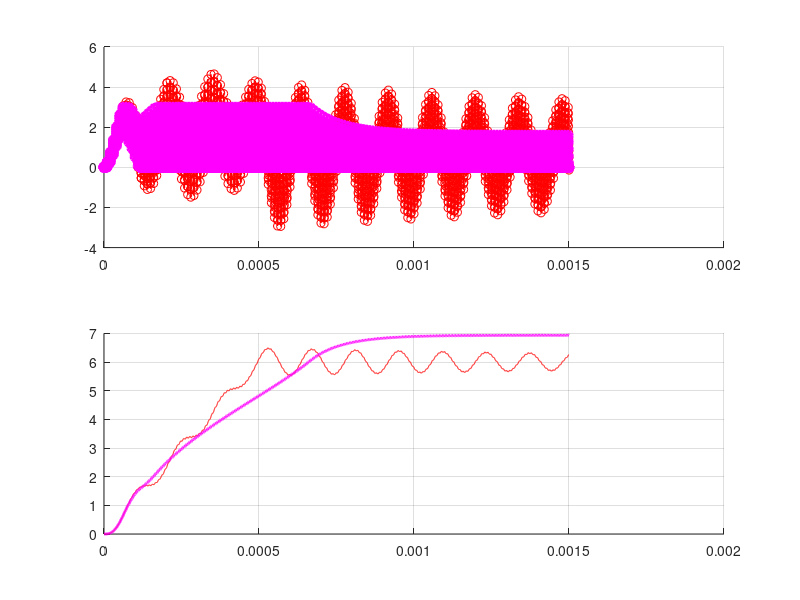

The MATLAB script that drew this image:
%%
function [] = xxx_buck_6()
%
% Buck switch mode power supply simulation in Matlab.
%
%{
This is a tidy version of the previous iterations to show the core of
the simulation loop. It includes peak current limiting and discontinious
mode detection.
State space is awseome for Matlab and time domain circuits, let alone the
usefulness of it for SMPS analysis. As a reminder for the future, state
space writes the differential equations in matrix form where each "state
varible" is inductor current or capacitor voltage, and the general
form is
	xdot = A.x + B.u
	y    = C.x + D.u
where u are the inputs, and x is a vector of the state variables.
For SMPS analysis, one gets the state space equation for ON, OFF, DCM etc. 
Then in Matlab we might as well use the built in ode solvers to solve this,
with a bit of fettling to switch between the operating states. This is
clearly better than discretizing the state space and solving at fixed time
steps.
[discritzitation uses bilinear approximation to exp(At)]
Papers often use state space averaging to combine the different modes into
a single state space matrix, which they then use to derive small signal
models etc.
Previous versions investigated different ways of dealing with discontinious
mode operation, and different ode solvers.
Now with more playing the simple mode switch is the right way, and use the
ode solver "events" function to detect DCM and peak current control.
%}
close all;
clc;
%
% Choose which ode solver to use
%
% ODESOLVER = @(t, y, varargin) ode45(t, y, varargin{:}); 
ODESOLVER = @(t, y, varargin) ode23(t, y, varargin{:}); 
%
% Input data for a simple fixed duty cycle simulation - i.e. this code is
% not a SMPS just simulation of the switches and L-C tank
%
Vin = 8;
L = 5e-6;
C = 100e-6;
Fs = 100e3;
% R = 1.0; iLimit = -Inf; % CCM, no peak current limiting
% R = 2.0; iLimit = 5; % CCM, peak current limiting
R = 10.0; iLimit = -Inf; % DCM, no peak current limit
R = 10.0; iLimit = 3; % DCM, peak current limit
D1 = [linspace(1e-3, 0.75, 50), linspace(0.75, 0.75, 100)];
cycles = numel(D1);
%%
ax = [];
figure(11);
ax.iL = subplot(2,1,1);
set(ax.iL, 'nextplot', 'add');
grid(ax.iL, 'on');
ax.vC = subplot(2,1,2);
set(ax.vC, 'nextplot', 'add');
grid(ax.vC, 'on');
%%
% State space matricies for ON and OFF and DCM operation
% x = [iL; vC]'
ON = [];
ON.A = [
	0		-1/L
	1/C		-1/(R*C)
	];
ON.B = [
	1/L
	0
	];
ON.C = [1 1];
ON.D = [
	0
	0
	];
OFF = [];
OFF.A = [
	0		-1/L
	1/C		-1/(R*C)
	];
OFF.B = [
	0
	0
	];
OFF.C = [1 1];
OFF.D = [
	0
	0
	];
DCM = [];
DCM.A = [
	0		0
	0		-1/(R*C)
	];
DCM.B = [
	0
	0
	];
DCM.C = [1 1];
DCM.D = [
	0
	0
	];
u = Vin;
ON.odefn = @(t,x) ON.A*x + ON.B*u;
OFF.odefn = @(t,x) OFF.A*x + OFF.B*u;
DCM.odefn = @(t,x) DCM.A*x + DCM.B*u;
%%
% Simplest version that does not bother with modelling a diode - i.e. a
% synchronous converter. In this case discontinious mode is not relevant
% and current can flow back from the inductor to the input source.
%
% For each PWM cycle, we use ODESOLVER to solve the state space eqns for the ON
% portion and OFF portion on the cycle.  All we need to do, is trim out
% duplicate timesteps at the switching break points.
%
% set up initial conditions and vectors for the results - as we don't know
% how many timesteps we need, we cannot preallocate easily
x = [0; 0];
t = [0];
n = [];
for cc = 1:cycles
	% ON portion
	[tode, xode] = ODESOLVER(ON.odefn, [0 D1(cc)/Fs], x(:,end));
	t = horzcat(t, tode(2:end)'+(cc-1)/Fs);
	x = horzcat(x, xode(2:end,:)');
	n(cc) = numel(tode);
	
	% OFF portion
	[tode, xode] = ODESOLVER(OFF.odefn, [D1(cc)/Fs 1/Fs], x(:,end));
	ii = x(:,1) < 0;
	t = horzcat(t, tode(2:end)'+(cc-1)/Fs);
	x = horzcat(x, xode(2:end,:)');
	n(cc) = n(cc) + numel(tode);
	
end;
iL = x(1,:)*ON.C(1);
vC = x(2,:)*ON.C(2);
plot(ax.iL, t, iL, 'o-r');
plot(ax.vC, t, vC, 'r');
linkaxes([ax.iL, ax.vC], 'x');
fprintf('mean iterations per pwm cycle = %.0f\n', mean(n));
%%
% Now using the 'event' capability of the ode solver to detect peak current and DCM. It
% really is very simple to add these into the model. Although it did take a
% few hours of work to whittle it down to this and I learnt more about the
% ode solver capabilities.
%
x = [0; 0];
t = [0];
n = [];
for cc = 1:cycles
	
	% ON portion
	% Will be terminated early if the event function triggers
	[tode, xode, tOFF] = ODESOLVER(ON.odefn, [0 D1(cc)/Fs], x(:,end), odeset('Events', @(t, y) iPeakEvent(t, y, iLimit)));
	t = horzcat(t, tode(2:end)'+(cc-1)/Fs);
	x = horzcat(x, xode(2:end,:)');
	n(cc) = numel(tode);
	
	% Ensure that we start the OFF phase at the end of the ON phase
	if (isempty(tOFF))
		tOFF = D1(cc)/Fs;
	end;
	
	% OFF portion
	% Will be terminated early if the event function triggers
	[tode, xode, tDCM] = ODESOLVER(OFF.odefn, [tOFF 1/Fs], x(:,end), odeset('Events', @dcmEvent));
	t = horzcat(t, tode(2:end)'+(cc-1)/Fs);
	x = horzcat(x, xode(2:end,:)');
	n(cc) = n(cc) + numel(tode);
		
	% DCM portion, if any
	if (~isempty(tDCM))
		[tode, xode] = ODESOLVER(DCM.odefn, [tDCM 1/Fs], x(:,end));
		n(cc) = n(cc) + numel(tode);
		t = horzcat(t, tode(2:end)'+(cc-1)/Fs);
		x = horzcat(x, xode(2:end,:)');		
	end;
	
end;
iL = x(1,:)*ON.C(1);
vC = x(2,:)*ON.C(2);
plot(ax.iL, t, iL, 'o-m', 'linewidth', 2.0);
plot(ax.vC, t, vC, 'm', 'linewidth', 2.0);
fprintf('mean iterations per pwm cycle = %.0f\n', mean(n));
end
%%
function [value,isterminal,direction] = iPeakEvent(t, y, iLimit)
% Locate the time when iL passes through zero in a decreasing direction and stop solver
value = y(1) - iLimit;     % Detect iL above a thresold
isterminal = 1;   % Stop the integration
direction = 1;   % Positive direction only 
end
%%
function [value,isterminal,direction] = dcmEvent(t, y)
% Locate the time when iL passes through zero in a decreasing direction and stop solver
value = y(1);     % Detect iL
isterminal = 1;   % Stop the integration
direction = -1;   % Negative direction only 
end
